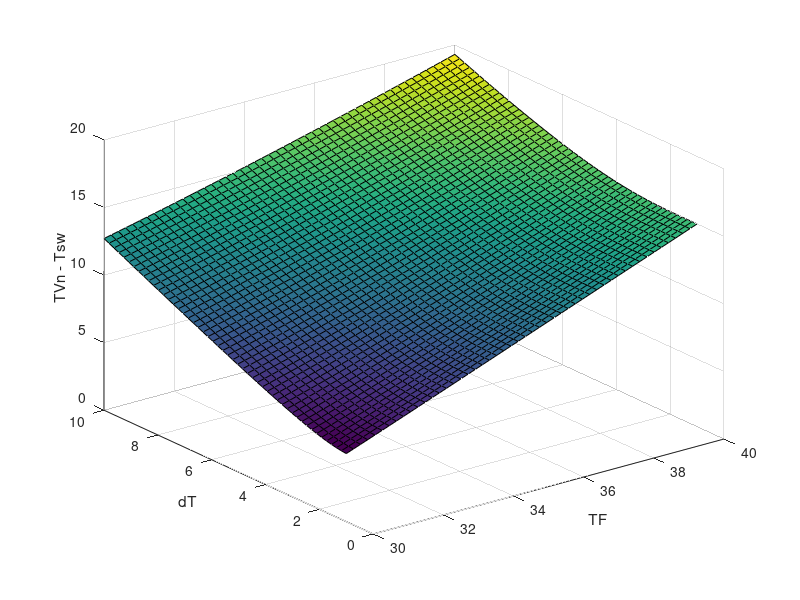

Source code (MATLAB):
clc
clear all
close all

Tsw = 25;

TF_array = linspace(30, 40, 50);
dT_array = linspace(1, 10, 50);
[TF_mesh, dT_mesh] = meshgrid(TF_array, dT_array);

z = (Tsw - TF_mesh) ./ (exp((Tsw - TF_mesh)./dT_mesh) - 1);
[n, m] = size(TF_mesh);

surf(TF_mesh, dT_mesh, z);
xlabel('TF');
ylabel('dT');
zlabel('TVn - Tsw');